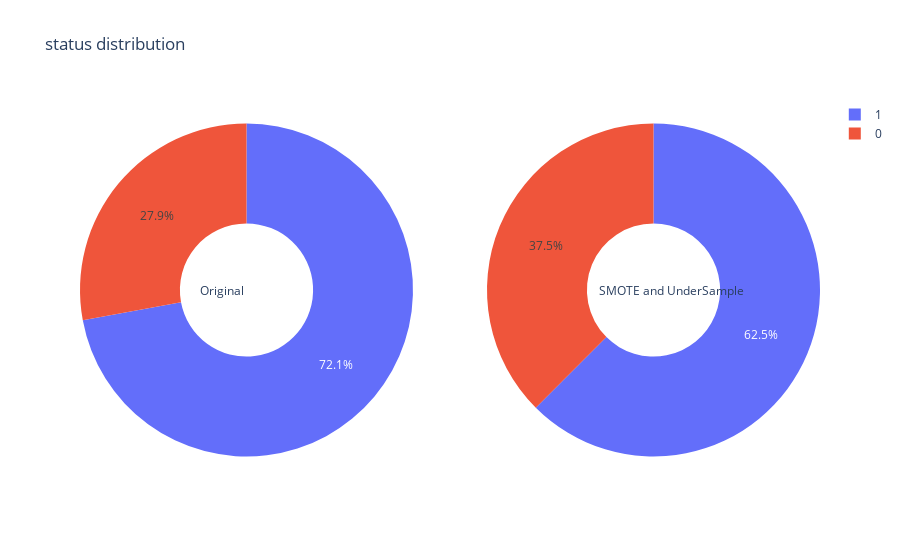

Here is the notebook cell this chart was saved with:
### Code cell
fig = make_subplots(rows=1, cols=2, specs=[[{"type": "pie"}, {"type": "pie"}]])

fig.add_trace(
    go.Pie(labels=list(Counter(y_train).keys()), values=list(Counter(y_train).values()), name='Original df'),
    row=1, col=1
)

fig.add_trace(
    go.Pie(labels=list(Counter(y_sm_us).keys()), values=list(Counter(y_sm_us).values()), name='SMOTE and US df'),
    row=1, col=2
)

fig.update_traces(textposition='inside', hole=.4, hoverinfo="percent+name+value")
fig.update_layout(
    title_text="status distribution",
    # Add annotations in the center of the donut pies.
    annotations=[dict(text='Original', x=0.16, y=0.5, font_size=12, showarrow=False),
                 dict(text='SMOTE and UnderSample', x=0.9, y=0.5, font_size=12, showarrow=False)])
fig.show()

### Figure 1 — Plotly figure (JSON) as saved in the notebook; plotly's stock layout.template omitted (floating-point values rounded to 4 significant figures)
{"data": [{"domain": {"x": [0, 0.45], "y": [0, 1]}, "hole": 0.4, "hoverinfo": "percent+name+value", "labels": [0, 1], "name": "Original df", "textposition": "inside", "type": "pie", "values": [1622, 4188]}, {"domain": {"x": [0.55, 1], "y": [0, 1]}, "hole": 0.4, "hoverinfo": "percent+name+value", "labels": [0, 1], "name": "SMOTE and US df", "textposition": "inside", "type": "pie", "values": [1675, 2791]}], "layout": {"annotations": [{"font": {"size": 12}, "showarrow": false, "text": "Original", "x": 0.16, "y": 0.5}, {"font": {"size": 12}, "showarrow": false, "text": "SMOTE and UnderSample", "x": 0.9, "y": 0.5}], "title": {"text": "status distribution"}}}
